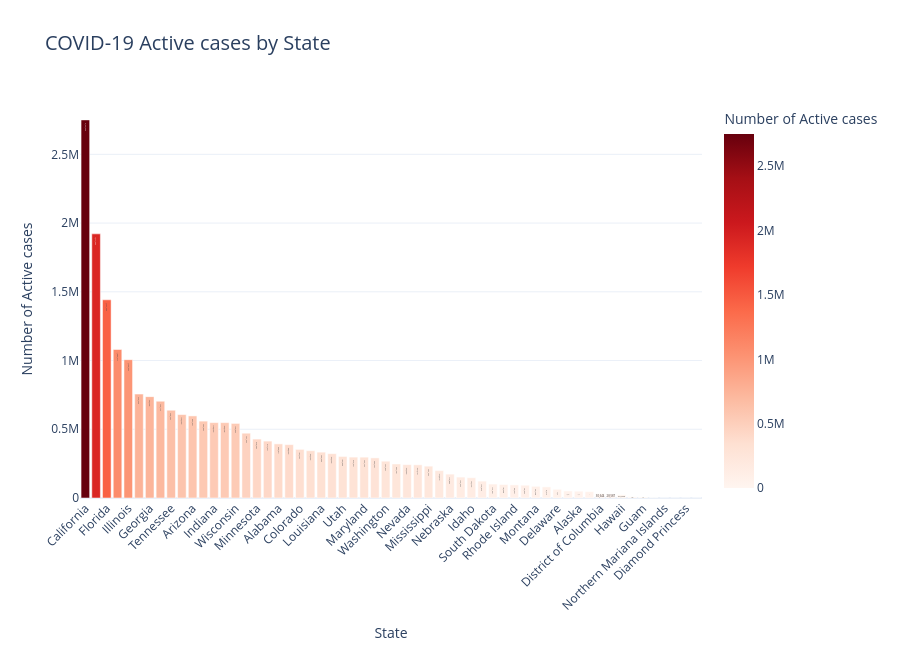

The notebook cell saved with this chart:
### Code cell
fig = px.bar(
    active, 
    x='Province_State', 
    y='Active',
    title='COVID-19 Active cases by State',
    labels={'Active': 'Number of Active cases', 'Province_State': 'Province_State'},
    color='Active',                    
    color_continuous_scale='Reds',     
    text='Active'                      
)

# Customize layout
fig.update_layout(
    xaxis_title="State",
    yaxis_title="Number of Active cases",
    title_font_size=20,
    height=650,
    template="plotly_white",           
    xaxis_tickangle=-45
)

# Format the text on bars
fig.update_traces(
    texttemplate='%{text:,}',
    textposition='inside'
)

fig.show()

### Figure 1 — Plotly figure (JSON) as saved in the notebook; plotly's stock layout.template omitted (floating-point values rounded to 4 significant figures)
{"data": [{"hovertemplate": "Province_State=%{x}<br>Number of Active cases=%{marker.color}<extra></extra>", "legendgroup": "", "marker": {"color": [2750669, 1921602, 1441893, 1080226, 1006442, 756078, 737395, 704110, 638746, 606930, 597309, 559396, 548634, 548408, 542567, 471444, 428682, 414061, 393851, 388334, 353757, 344326, 333598, 322539, 302333, 297521, 297162, 292044, 267897, 247736, 242859, 241572, 231722, 199670, 173883, 152222, 147707, 122873, 101331, 98208, 95552, 93206, 85048, 81014, 63347, 51509, 49755, 46230, 30644, 28587, 23589, 8634, 7275, 2119, 123, 100, 49, 0], "coloraxis": "coloraxis", "pattern": {"shape": ""}}, "name": "", "orientation": "v", "showlegend": false, "text": [2751000.0, 1922000.0, 1442000.0, 1080000.0, 1006000.0, 756100.0, 737400.0, 704100.0, 638700.0, 606900.0, 597300.0, 559400.0, 548600.0, 548400.0, 542600.0, 471400.0, 428700.0, 414100.0, 393900.0, 388300.0, 353800.0, 344300.0, 333600.0, 322500.0, 302300.0, 297500.0, 297200.0, 292000.0, 267900.0, 247700.0, 242900.0, 241600.0, 231700.0, 199700.0, 173900.0, 152200.0, 147700.0, 122900.0, 101300.0, 98210.0, 95550.0, 93210.0, 85050.0, 81010.0, 63350.0, 51510.0, 49760.0, 46230.0, 30640.0, 28590.0, 23590.0, 8634.0, 7275.0, 2119.0, 123.0, 100.0, 49.0, 0.0], "textposition": "inside", "texttemplate": "%{text:,}", "type": "bar", "x": ["California", "Texas", "Florida", "New York", "Illinois", "Ohio", "Georgia", "Pennsylvania", "Tennessee", "North Carolina", "Arizona", "New Jersey", "Indiana", "Michigan", "Wisconsin", "Missouri", "Minnesota", "Massachusetts", "Alabama", "Virginia", "Colorado", "South Carolina", "Louisiana", "Oklahoma", "Utah", "Kentucky", "Maryland", "Iowa", "Washington", "Arkansas", "Nevada", "Kansas", "Mississippi", "Connecticut", "Nebraska", "New Mexico", "Idaho", "Oregon", "South Dakota", "West Virginia", "Rhode Island", "North Dakota", "Montana", "Puerto Rico", "Delaware", "New Hampshire", "Alaska", "Wyoming", "District of Columbia", "Maine", "Hawaii", "Vermont", "Guam", "Virgin Islands", "Northern Mariana Islands", "Grand Princess", "Diamond Princess", "Recovered"], "xaxis": "x", "y": [2750669, 1921602, 1441893, 1080226, 1006442, 756078, 737395, 704110, 638746, 606930, 597309, 559396, 548634, 548408, 542567, 471444, 428682, 414061, 393851, 388334, 353757, 344326, 333598, 322539, 302333, 297521, 297162, 292044, 267897, 247736, 242859, 241572, 231722, 199670, 173883, 152222, 147707, 122873, 101331, 98208, 95552, 93206, 85048, 81014, 63347, 51509, 49755, 46230, 30644, 28587, 23589, 8634, 7275, 2119, 123, 100, 49, 0], "yaxis": "y"}], "layout": {"barmode": "relative", "coloraxis": {"colorbar": {"title": {"text": "Number of Active cases"}}, "colorscale": [[0, "rgb(255,245,240)"], [0.125, "rgb(254,224,210)"], [0.25, "rgb(252,187,161)"], [0.375, "rgb(252,146,114)"], [0.5, "rgb(251,106,74)"], [0.625, "rgb(239,59,44)"], [0.75, "rgb(203,24,29)"], [0.875, "rgb(165,15,21)"], [1, "rgb(103,0,13)"]]}, "height": 650, "legend": {"tracegroupgap": 0}, "title": {"font": {"size": 20}, "text": "COVID-19 Active cases by State"}, "xaxis": {"anchor": "y", "domain": [0, 1], "tickangle": -45, "title": {"text": "State"}}, "yaxis": {"anchor": "x", "domain": [0, 1], "title": {"text": "Number of Active cases"}}}}
